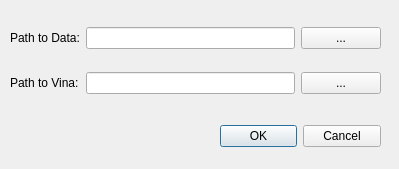
<?xml version="1.0" encoding="UTF-8"?>
<ui version="4.0">
 <class>Dialog</class>
 <widget class="QDialog" name="Dialog">
  <property name="geometry">
   <rect>
    <x>0</x>
    <y>0</y>
    <width>399</width>
    <height>169</height>
   </rect>
  </property>
  <property name="windowTitle">
   <string>Dialog</string>
  </property>
  <widget class="QDialogButtonBox" name="buttonBox">
   <property name="geometry">
    <rect>
     <x>220</x>
     <y>120</y>
     <width>161</width>
     <height>32</height>
    </rect>
   </property>
   <property name="orientation">
    <enum>Qt::Horizontal</enum>
   </property>
   <property name="standardButtons">
    <set>QDialogButtonBox::Cancel|QDialogButtonBox::Ok</set>
   </property>
  </widget>
  <widget class="QWidget" name="">
   <property name="geometry">
    <rect>
     <x>10</x>
     <y>10</y>
     <width>371</width>
     <height>101</height>
    </rect>
   </property>
   <layout class="QGridLayout" name="gridLayout">
    <item row="0" column="0">
     <widget class="QLabel" name="data_label">
      <property name="text">
       <string>Path to Data:</string>
      </property>
     </widget>
    </item>
    <item row="0" column="1">
     <widget class="QLineEdit" name="data_lineedit"/>
    </item>
    <item row="0" column="2">
     <widget class="QPushButton" name="data_pushbutton">
      <property name="text">
       <string>...</string>
      </property>
     </widget>
    </item>
    <item row="1" column="0">
     <widget class="QLabel" name="vina_label">
      <property name="text">
       <string>Path to Vina:</string>
      </property>
     </widget>
    </item>
    <item row="1" column="1">
     <widget class="QLineEdit" name="vina_lineedit"/>
    </item>
    <item row="1" column="2">
     <widget class="QPushButton" name="vina_pushbutton">
      <property name="text">
       <string>...</string>
      </property>
     </widget>
    </item>
   </layout>
  </widget>
 </widget>
 <resources/>
 <connections>
  <connection>
   <sender>buttonBox</sender>
   <signal>accepted()</signal>
   <receiver>Dialog</receiver>
   <slot>accept()</slot>
   <hints>
    <hint type="sourcelabel">
     <x>248</x>
     <y>254</y>
    </hint>
    <hint type="destinationlabel">
     <x>157</x>
     <y>274</y>
    </hint>
   </hints>
  </connection>
  <connection>
   <sender>buttonBox</sender>
   <signal>rejected()</signal>
   <receiver>Dialog</receiver>
   <slot>reject()</slot>
   <hints>
    <hint type="sourcelabel">
     <x>316</x>
     <y>260</y>
    </hint>
    <hint type="destinationlabel">
     <x>286</x>
     <y>274</y>
    </hint>
   </hints>
  </connection>
 </connections>
</ui>
